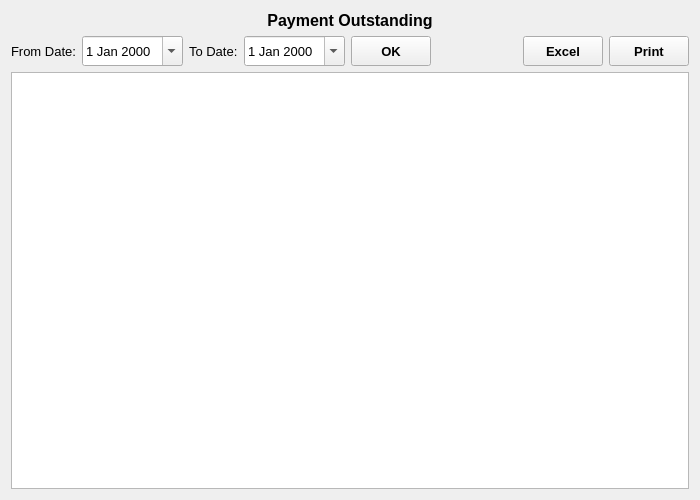
<?xml version="1.0" encoding="UTF-8"?>
<ui version="4.0">
 <class>PaymentOutstanding</class>
 <widget class="QWidget" name="PaymentOutstanding">
  <property name="geometry">
   <rect>
    <x>0</x>
    <y>0</y>
    <width>700</width>
    <height>500</height>
   </rect>
  </property>
  <property name="font">
   <font>
    <family>Microsoft YaHei UI</family>
    <pointsize>10</pointsize>
   </font>
  </property>
  <property name="windowTitle">
   <string>Form</string>
  </property>
  <layout class="QVBoxLayout" name="verticalLayout">
   <item>
    <widget class="QLabel" name="label">
     <property name="font">
      <font>
       <pointsize>12</pointsize>
       <weight>75</weight>
       <bold>true</bold>
      </font>
     </property>
     <property name="text">
      <string>Payment Outstanding</string>
     </property>
     <property name="alignment">
      <set>Qt::AlignCenter</set>
     </property>
    </widget>
   </item>
   <item>
    <layout class="QHBoxLayout" name="horizontalLayout" stretch="0,0,0,0,0,0,0,0">
     <item>
      <widget class="QLabel" name="fromDateLabel">
       <property name="text">
        <string>From Date:</string>
       </property>
      </widget>
     </item>
     <item>
      <widget class="QDateEdit" name="fromDateDateEdit">
       <property name="minimumSize">
        <size>
         <width>0</width>
         <height>30</height>
        </size>
       </property>
       <property name="calendarPopup">
        <bool>true</bool>
       </property>
      </widget>
     </item>
     <item>
      <widget class="QLabel" name="toDateLabel">
       <property name="text">
        <string>To Date:</string>
       </property>
      </widget>
     </item>
     <item>
      <widget class="QDateEdit" name="toDateDateEdit">
       <property name="minimumSize">
        <size>
         <width>0</width>
         <height>30</height>
        </size>
       </property>
       <property name="calendarPopup">
        <bool>true</bool>
       </property>
      </widget>
     </item>
     <item>
      <widget class="QToolButton" name="OKButton">
       <property name="minimumSize">
        <size>
         <width>80</width>
         <height>30</height>
        </size>
       </property>
       <property name="font">
        <font>
         <weight>75</weight>
         <bold>true</bold>
        </font>
       </property>
       <property name="text">
        <string>OK</string>
       </property>
      </widget>
     </item>
     <item>
      <spacer name="horizontalSpacer">
       <property name="orientation">
        <enum>Qt::Horizontal</enum>
       </property>
       <property name="sizeHint" stdset="0">
        <size>
         <width>40</width>
         <height>20</height>
        </size>
       </property>
      </spacer>
     </item>
     <item>
      <widget class="QToolButton" name="excelButton">
       <property name="minimumSize">
        <size>
         <width>80</width>
         <height>30</height>
        </size>
       </property>
       <property name="font">
        <font>
         <weight>75</weight>
         <bold>true</bold>
        </font>
       </property>
       <property name="text">
        <string>Excel</string>
       </property>
      </widget>
     </item>
     <item>
      <widget class="QToolButton" name="printButton">
       <property name="minimumSize">
        <size>
         <width>80</width>
         <height>30</height>
        </size>
       </property>
       <property name="font">
        <font>
         <weight>75</weight>
         <bold>true</bold>
        </font>
       </property>
       <property name="text">
        <string>Print</string>
       </property>
      </widget>
     </item>
    </layout>
   </item>
   <item>
    <widget class="QTableView" name="tableView">
     <property name="font">
      <font>
       <pointsize>12</pointsize>
      </font>
     </property>
     <property name="alternatingRowColors">
      <bool>true</bool>
     </property>
    </widget>
   </item>
  </layout>
 </widget>
 <resources/>
 <connections/>
</ui>
